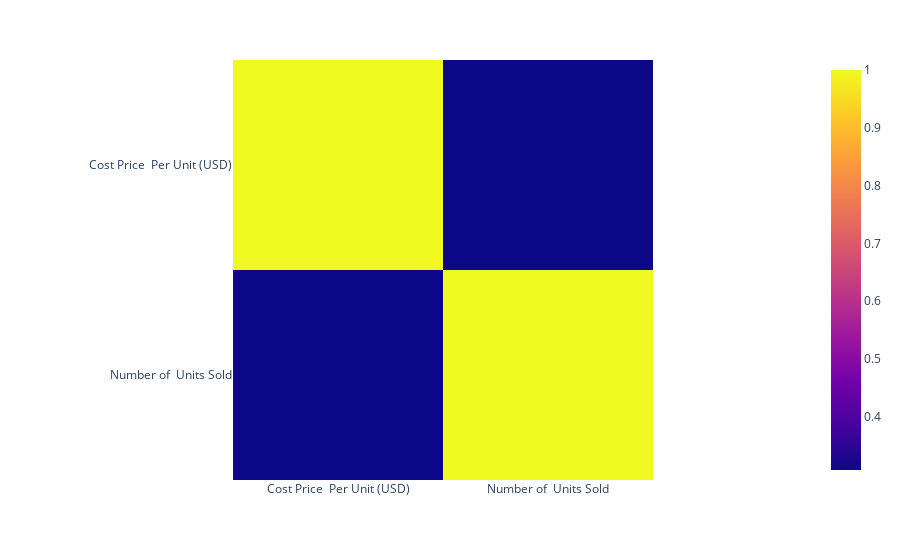

The notebook cell saved with this chart:
### Code cell
px.imshow(df[['Cost Price \nPer Unit (USD)','Number of \nUnits Sold']].corr(method = 'pearson'))

### Figure 1 — Plotly figure (JSON) as saved in the notebook; plotly's stock layout.template omitted (floating-point values rounded to 4 significant figures)
{"data": [{"coloraxis": "coloraxis", "hovertemplate": "x: %{x}<br>y: %{y}<br>color: %{z}<extra></extra>", "name": "0", "type": "heatmap", "x": ["Cost Price \nPer Unit (USD)", "Number of \nUnits Sold"], "xaxis": "x", "y": ["Cost Price \nPer Unit (USD)", "Number of \nUnits Sold"], "yaxis": "y", "z": [[1, 0.3078], [0.3078, 1]]}], "layout": {"coloraxis": {"colorscale": [[0, "#0d0887"], [0.1111, "#46039f"], [0.2222, "#7201a8"], [0.3333, "#9c179e"], [0.4444, "#bd3786"], [0.5556, "#d8576b"], [0.6667, "#ed7953"], [0.7778, "#fb9f3a"], [0.8889, "#fdca26"], [1, "#f0f921"]]}, "margin": {"t": 60}, "xaxis": {"anchor": "y", "constrain": "domain", "domain": [0, 1], "scaleanchor": "y"}, "yaxis": {"anchor": "x", "autorange": "reversed", "constrain": "domain", "domain": [0, 1]}}}
